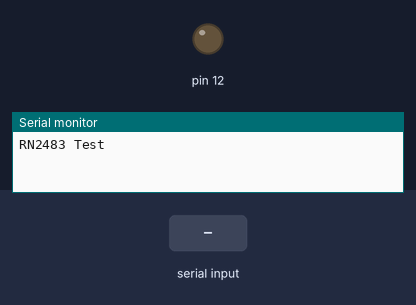
This sketch was run on a simulated Arduino Uno, built with avr-gcc and run on an emulated ATmega328P. Parts: output pins drawn as LEDs (lit = HIGH), the last lines printed to the serial monitor. The test bench sets the inputs (shaded band).

Above: at 0.06 s.
At 1.1 s:
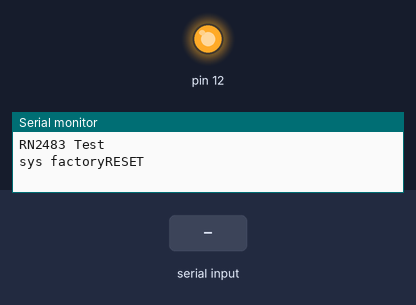
1.2 s: "1\n" received over the second serial link
2.7 s: "0\n" received over the second serial link
4.2 s: "2\n" received over the second serial link
Timing chart, 0 to 7.2 s (numbered marks = the images above; inputs shaded):
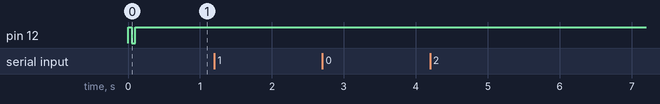

The sketch:

sketch_aug05a.ino
```cpp
// RN2483_temperature.ino - Simple LoRaWAN temperature sensor using Microchip RN2483 module
#include "SoftwareSerial.h"
#include <avr/wdt.h>
#include <avr/sleep.h>
#include <avr/power.h>
#include "Timer.h"
#include <Vcc.h>
#include <util/atomic.h>
#include <Wire.h>
#include "RTClib.h"

SoftwareSerial lora(10, 11); // RX, TX

void sendCmd( char *cmd)
{
  Serial.write( cmd );
  Serial.write("\n");
  lora.write(cmd);
  lora.write("\r\n");
  while (!lora.available() )
  {
    delay(100);
  }
  while (lora.available())
  Serial.write(lora.read());
}


void setup()
{
  Serial.begin(57600);
  lora.begin(57600);
  Serial.println("RN2483 Test");

  pinMode(12, OUTPUT);
  digitalWrite(12, HIGH);
  delay(50);
  digitalWrite(12, LOW);
  delay(50);
  digitalWrite(12, HIGH);
  delay(50);


  sendCmd("sys factoryRESET");
  sendCmd("sys get hweui");
  sendCmd("mac get deveui");

  // For TTN
    sendCmd("mac set deveui 8000AA00C000010A");
    sendCmd("mac set appeui FEDCBA9876543210");
    sendCmd("mac set appkey 00112233445566778899AABBCCDDEEFF" );
//  sendCmd("mac set devaddr 05060708");  // Set own address
//  sendCmd("mac set appskey 000102030405060708090a0b0c0d0e0f");
//  sendCmd("mac set nwkskey 01020304050607080910111213141516");
  sendCmd("mac set adr on");
// sendCmd("mac set dr 5");
// sendCmd("mac set pwridx 1");
 sendCmd("mac join otaa");

Wire.begin();


}

void loop() {
  Serial.write( "mac tx cnf 1 " );
    lora.write( "mac tx cnf 1 " );
    lora.write("0550");
    Serial.write("0550");
    lora.write("\r\n");
    Serial.write("\n");
    while (!lora.available() )
  {
    delay(100);
  }
  while (lora.available())
  Serial.write(lora.read());
    delay(10000);


}
```
